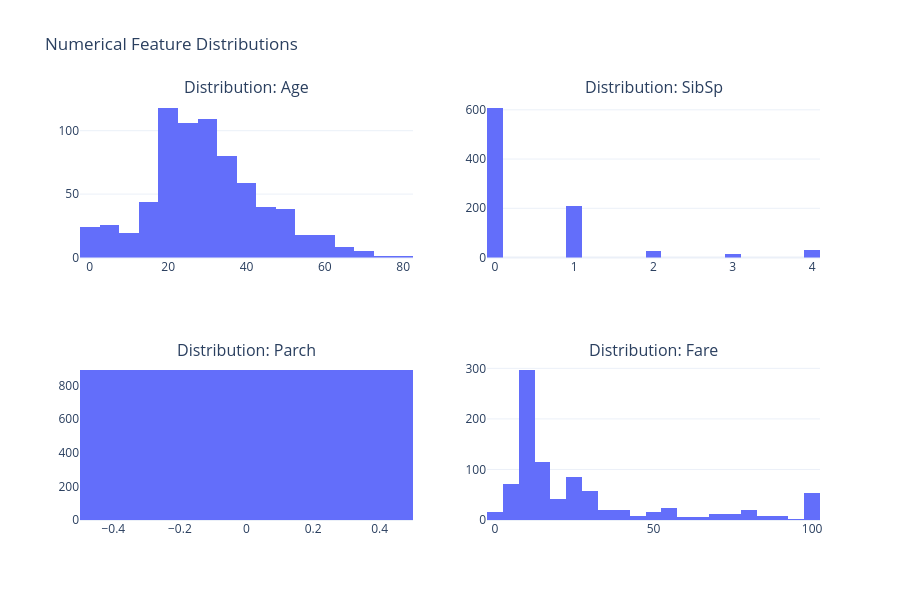
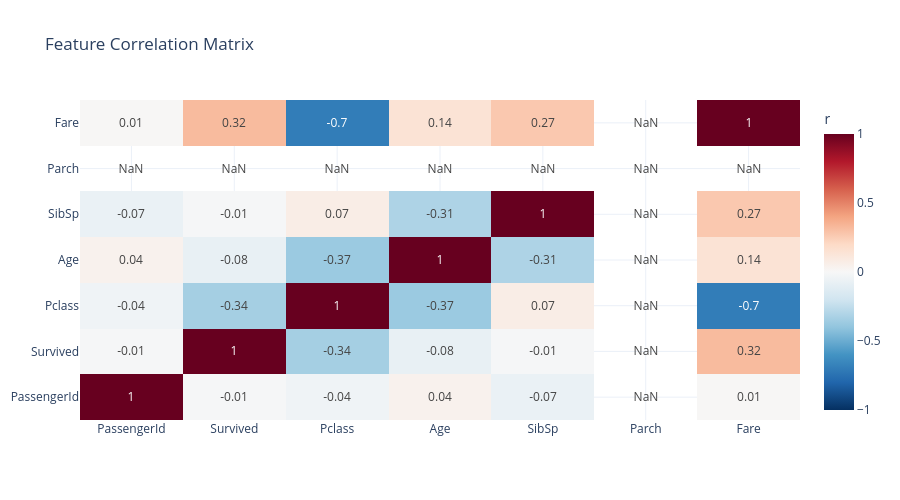
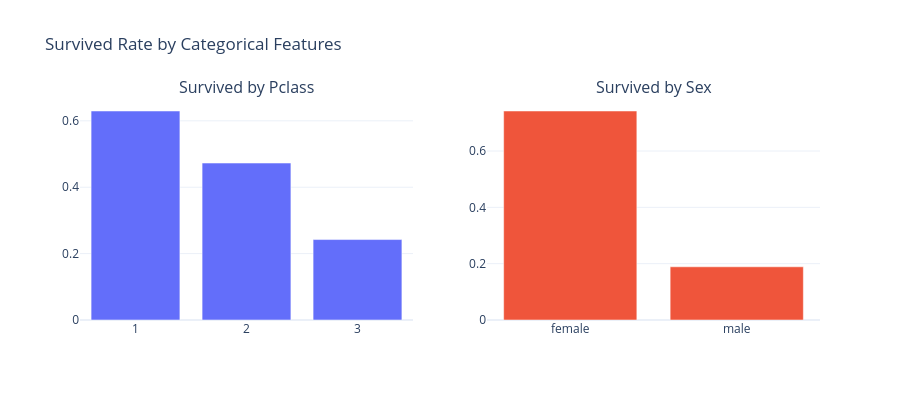
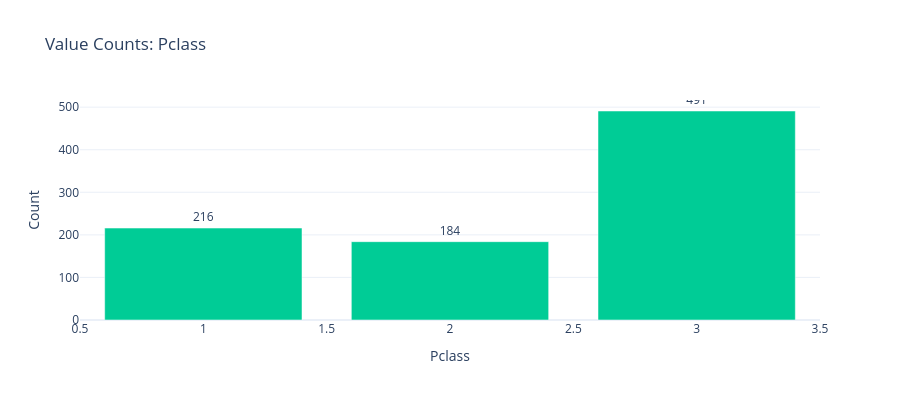

Write notebook code for charts like these, in order.
### Markdown cell above
# MOT: Run End-to-End Analysis

### Code cell
# ── Initialize state ──────────────────────────────────────────────────────────
initial_state: AnalystState = {
    "user_query":         "What factors most influenced survival on the Titanic? Analyze by gender, passenger class, and age.",
    "raw_data":           df_titanic,
    "file_path":          None,
    "schema_info":        None,
    "cleaned_data":       None,
    "query_plan":         None,
    "analysis_results":   None,
    "charts":             None,
    "next_agent":         None,
    "errors":             [],
    "agent_logs":         [],
    "final_report":       None
}

print("🚀 Starting AI Data Analyst Agent...")
print(f"Query: {initial_state['user_query']}")
print("="*60)

# ── Execute graph ──────────────────────────────────────────────────────────────
final_state = analyst_graph.invoke(initial_state)

print("\n" + "="*60)
print("Multi-Agent Analysis Complete!")
print(f"Total log entries: {len(final_state['agent_logs'])}")
print(f"Errors: {len(final_state['errors'])}")

### Figure 1 — Plotly figure (JSON) as saved in the notebook; plotly's stock layout.template omitted (floating-point values rounded to 4 significant figures; data arrays with more than 128 entries replaced by an {"elided": "..."} marker saying what was removed)
{"data": [{"marker": {"color": "#636EFA"}, "name": "Age", "nbinsx": 30, "showlegend": false, "type": "histogram", "x": {"elided": "891 float values"}, "xaxis": "x", "yaxis": "y"}, {"marker": {"color": "#636EFA"}, "name": "SibSp", "nbinsx": 30, "showlegend": false, "type": "histogram", "x": {"elided": "891 int values"}, "xaxis": "x2", "yaxis": "y2"}, {"marker": {"color": "#636EFA"}, "name": "Parch", "nbinsx": 30, "showlegend": false, "type": "histogram", "x": {"elided": "891 int values"}, "xaxis": "x3", "yaxis": "y3"}, {"marker": {"color": "#636EFA"}, "name": "Fare", "nbinsx": 30, "showlegend": false, "type": "histogram", "x": {"elided": "891 float values"}, "xaxis": "x4", "yaxis": "y4"}], "layout": {"annotations": [{"font": {"size": 16}, "showarrow": false, "text": "Distribution: Age", "x": 0.225, "xanchor": "center", "xref": "paper", "y": 1, "yanchor": "bottom", "yref": "paper"}, {"font": {"size": 16}, "showarrow": false, "text": "Distribution: SibSp", "x": 0.775, "xanchor": "center", "xref": "paper", "y": 1, "yanchor": "bottom", "yref": "paper"}, {"font": {"size": 16}, "showarrow": false, "text": "Distribution: Parch", "x": 0.225, "xanchor": "center", "xref": "paper", "y": 0.375, "yanchor": "bottom", "yref": "paper"}, {"font": {"size": 16}, "showarrow": false, "text": "Distribution: Fare", "x": 0.775, "xanchor": "center", "xref": "paper", "y": 0.375, "yanchor": "bottom", "yref": "paper"}], "height": 600, "title": {"text": "Numerical Feature Distributions"}, "xaxis": {"anchor": "y", "domain": [0, 0.45]}, "xaxis2": {"anchor": "y2", "domain": [0.55, 1]}, "xaxis3": {"anchor": "y3", "domain": [0, 0.45]}, "xaxis4": {"anchor": "y4", "domain": [0.55, 1]}, "yaxis": {"anchor": "x", "domain": [0.625, 1]}, "yaxis2": {"anchor": "x2", "domain": [0.625, 1]}, "yaxis3": {"anchor": "x3", "domain": [0, 0.375]}, "yaxis4": {"anchor": "x4", "domain": [0, 0.375]}}}

### Figure 2 — Plotly figure (JSON) as saved in the notebook; plotly's stock layout.template omitted (floating-point values rounded to 4 significant figures)
{"data": [{"colorbar": {"title": {"text": "r"}}, "colorscale": [[0, "rgb(5,48,97)"], [0.1, "rgb(33,102,172)"], [0.2, "rgb(67,147,195)"], [0.3, "rgb(146,197,222)"], [0.4, "rgb(209,229,240)"], [0.5, "rgb(247,247,247)"], [0.6, "rgb(253,219,199)"], [0.7, "rgb(244,165,130)"], [0.8, "rgb(214,96,77)"], [0.9, "rgb(178,24,43)"], [1, "rgb(103,0,31)"]], "text": [[1.0, -0.01, -0.04, 0.04, -0.07, NaN, 0.01], [-0.01, 1.0, -0.34, -0.08, -0.01, NaN, 0.32], [-0.04, -0.34, 1.0, -0.37, 0.07, NaN, -0.7], [0.04, -0.08, -0.37, 1.0, -0.31, NaN, 0.14], [-0.07, -0.01, 0.07, -0.31, 1.0, NaN, 0.27], [NaN, NaN, NaN, NaN, NaN, NaN, NaN], [0.01, 0.32, -0.7, 0.14, 0.27, NaN, 1.0]], "texttemplate": "%{text}", "type": "heatmap", "x": ["PassengerId", "Survived", "Pclass", "Age", "SibSp", "Parch", "Fare"], "y": ["PassengerId", "Survived", "Pclass", "Age", "SibSp", "Parch", "Fare"], "z": [[1.0, -0.01, -0.04, 0.04, -0.07, NaN, 0.01], [-0.01, 1.0, -0.34, -0.08, -0.01, NaN, 0.32], [-0.04, -0.34, 1.0, -0.37, 0.07, NaN, -0.7], [0.04, -0.08, -0.37, 1.0, -0.31, NaN, 0.14], [-0.07, -0.01, 0.07, -0.31, 1.0, NaN, 0.27], [NaN, NaN, NaN, NaN, NaN, NaN, NaN], [0.01, 0.32, -0.7, 0.14, 0.27, NaN, 1.0]], "zmid": 0}], "layout": {"height": 500, "title": {"text": "Feature Correlation Matrix"}}}

### Figure 3 — Plotly figure (JSON) as saved in the notebook; plotly's stock layout.template omitted (floating-point values rounded to 4 significant figures)
{"data": [{"marker": {"color": "#636EFA"}, "name": "Pclass", "type": "bar", "x": ["1", "2", "3"], "xaxis": "x", "y": [0.6296, 0.4728, 0.2424], "yaxis": "y"}, {"marker": {"color": "#EF553B"}, "name": "Sex", "type": "bar", "x": ["female", "male"], "xaxis": "x2", "y": [0.742, 0.1889], "yaxis": "y2"}], "layout": {"annotations": [{"font": {"size": 16}, "showarrow": false, "text": "Survived by Pclass", "x": 0.225, "xanchor": "center", "xref": "paper", "y": 1, "yanchor": "bottom", "yref": "paper"}, {"font": {"size": 16}, "showarrow": false, "text": "Survived by Sex", "x": 0.775, "xanchor": "center", "xref": "paper", "y": 1, "yanchor": "bottom", "yref": "paper"}], "height": 400, "showlegend": false, "title": {"text": "Survived Rate by Categorical Features"}, "xaxis": {"anchor": "y", "domain": [0, 0.45]}, "xaxis2": {"anchor": "y2", "domain": [0.55, 1]}, "yaxis": {"anchor": "x", "domain": [0, 1]}, "yaxis2": {"anchor": "x2", "domain": [0, 1]}}}

### Figure 4 — Plotly figure (JSON) as saved in the notebook; plotly's stock layout.template omitted (floating-point values rounded to 4 significant figures)
{"data": [{"marker": {"color": "#00CC96"}, "text": ["491", "216", "184"], "textposition": "outside", "type": "bar", "x": [3, 1, 2], "y": [491, 216, 184]}], "layout": {"height": 400, "title": {"text": "Value Counts: Pclass"}, "xaxis": {"title": {"text": "Pclass"}}, "yaxis": {"title": {"text": "Count"}}}}
